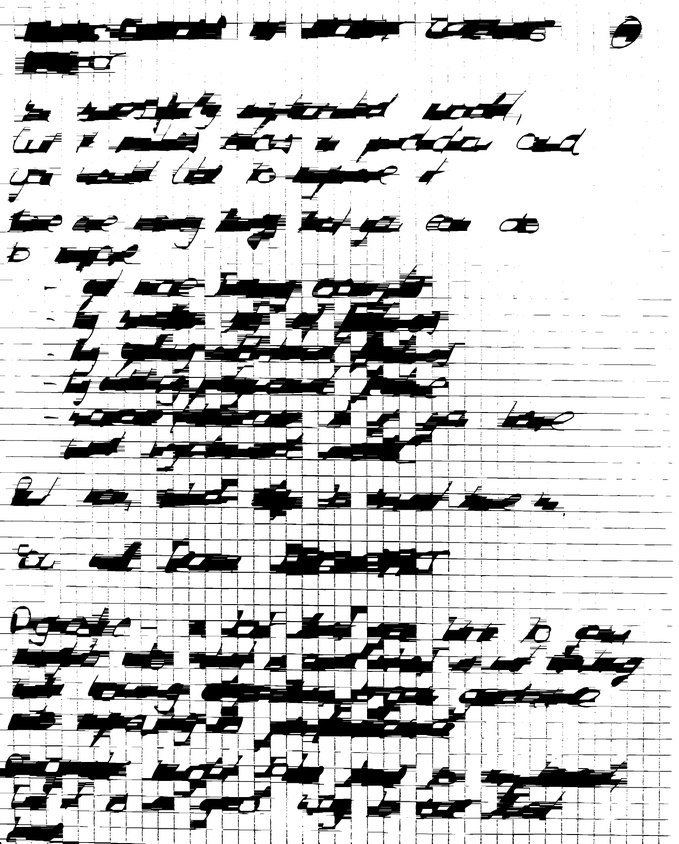
#> input picture horizontal_lines.jpg, 679 x 844 px, shrunk from 2860 x 3559 before the run, given in place of text_clear.jpg, which was not available
$ jupyter execute --allow-errors letter_recognition.ipynb   (older library calls are emulated)
#> lines starting #> are read from the running program, lines starting #| are printed output that depends on the picture; after the words box and inside, x2 and y2 are one past the last pixel; in counts of white or black regions, pixels touching at a corner belong together; pictures that were not available may be replaced by others from this repository, and a replacement may not be noted
[cell 1]
import cv2
import numpy as np
from scipy.ndimage import interpolation as inter

[cell 2]
# Load the image
image_path = 'C:/Users/Radek/Desktop/Python Projects/Multiple Linear Regression/text_clear.jpg'
image = cv2.imread(image_path)
#> image is the input picture: shape (844, 679, 3); min 0, max 255, mean 199

[cell 3]
# add the code to first delete the image if it already exists
# if it doesn't exist, then the code will create the image
# if it does exist, the code will overwrite the image
# this is to prevent the image from being saved multiple times
# and taking up unnecessary space
import os
if os.path.exists('C:/Users/Radek/Desktop/Python Projects/Multiple Linear Regression/preprocessed_image.jpg'):
    os.remove('C:/Users/Radek/Desktop/Python Projects/Multiple Linear Regression/preprocessed_image.jpg')

#image = cv2.resize(image, (1024, 1024))
# Convert to grayscale
#gray = cv2.cvtColor(image, cv2.COLOR_BGR2GRAY)
gray = cv2.imread(image_path,0)


# IMPROVING THE CONTRAST OF THE IMAGE

# Method 1: Histogram Equalization
#gray = cv2.equalizeHist(gray)

# Method 2: CLAHE (Contrast Limited Adaptive Histogram Equalization)
#clahe = cv2.createCLAHE(clipLimit=2.0, tileGridSize=(8, 8))
#clahe_img = clahe.apply(gray)

def adjust_contrast(image, alpha, beta):
    # alpha: contrast control (1.0-3.0)
    # beta: brightness control (0-100)
#> called with alpha = 1, beta = 10
    adjusted = cv2.convertScaleAbs(image, alpha=alpha, beta=beta)
    return adjusted

gray = adjust_contrast(gray, alpha=1.0, beta=10)

#(thresh, img_bin) = cv2.threshold(gray, 128, 255,cv2.THRESH_BINARY|     cv2.THRESH_OTSU)
#gray = 255-img_bin

#gray = cv2.adaptiveThreshold(gray,255,cv2.ADAPTIVE_THRESH_GAUSSIAN_C,\
#            cv2.THRESH_BINARY,11,2)

# Method 1: Sharpening using the Laplacian filter
# [9 lines left out: functions sharpen_laplacian, sharpen_unsharp_mask, not called in this run]

#gray = sharpen_unsharp_mask(gray)
#gray = sharpen_laplacian(gray)
#ret, thresh2 = cv2.threshold(gray, 127, 255, cv2.THRESH_BINARY_INV)
#opening = cv2.morphologyEx(thresh2, cv2.MORPH_OPEN, cv2.getStructuringElement(cv2.MORPH_RECT, (5, 5)))
# Sharpening using the Laplacian filter
#laplacian = cv2.Laplacian(gray, cv2.CV_64F)
#sharpened = cv2.convertScaleAbs(gray)
#equalized = cv2.equalizeHist(gray)

# I would now like to remove grid lines from the image
# I will use the method described in the following link:
# https://stackoverflow.com/questions/46520123/remove-table-lines-from-an-image
# I will use the method described in the following link:
# https://stackoverflow.com/questions/46520123/remove-table-lines-from-an-image

# Save the preprocessed image
preprocessed_image_path = 'C:/Users/Radek/Desktop/Python Projects/Multiple Linear Regression/preprocessed_image.jpg'
cv2.imwrite(preprocessed_image_path, gray)

#plot the image
import matplotlib.pyplot as plt
plt.imshow(gray, cmap='gray')

[cell 4]
### THRESHOLDING (PROGOWANIE) - the process of setting a threshold to separate different regions, such as text and background, in image processing.
### n optical character recognition (OCR) image processing, the operation used to make the written text darker and the background lighter
### is called binarization. Specifically, the process is often done using a method called thresholding.

### Here’s how it works:
###     Thresholding converts a grayscale image (where pixels have varying intensities) into a binary image (black and white).
###     By choosing a threshold value, any pixel with an intensity above the threshold is set to white
###       (representing the background), and any pixel below the threshold is set to black (representing the text).

# [17 lines of commented-out code are left out]

[cell 5]
import os
if os.path.exists('C:/Users/Radek/Desktop/Python Projects/Multiple Linear Regression/preprocessed_image.jpg'):
    os.remove('C:/Users/Radek/Desktop/Python Projects/Multiple Linear Regression/preprocessed_image.jpg')

gray = cv2.imread(image_path, cv2.IMREAD_GRAYSCALE)

# Method 1: Global Thresholding
_, gray = cv2.threshold(gray, 253, 255, cv2.THRESH_BINARY_INV)
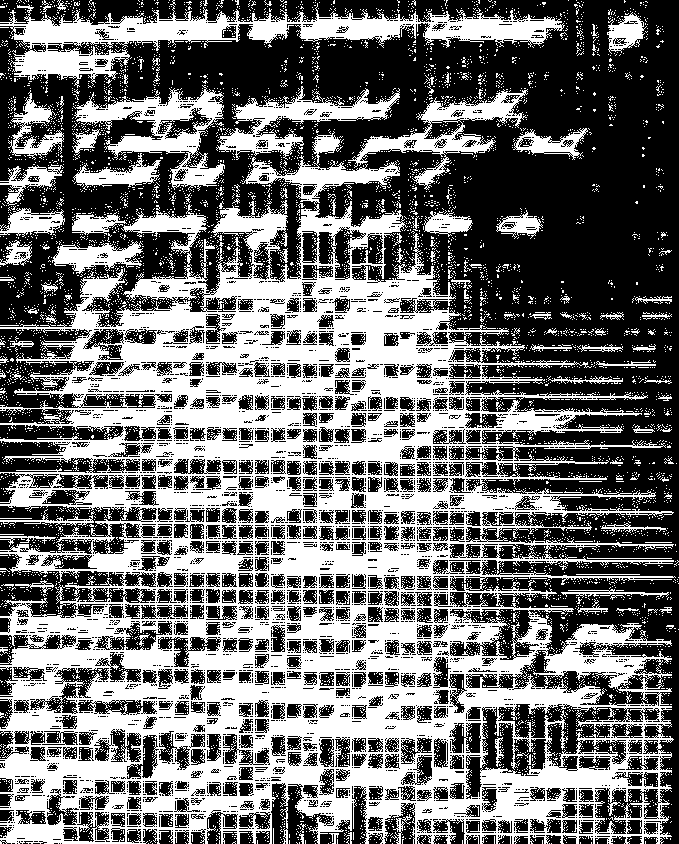
#> gray: shape (844, 679); 43.2% white; 7905 white regions (7788 under 20 px), largest, box (x1, y1, x2, y2) and area: (0, 200, 676, 844) 186235, (0, 0, 565, 88) 13386, (73, 85, 225, 191) 5364


preprocessed_image_path = 'C:/Users/Radek/Desktop/Python Projects/Multiple Linear Regression/preprocessed_image.jpg'
cv2.imwrite(preprocessed_image_path, gray)
import matplotlib.pyplot as plt
plt.imshow(gray, cmap='gray')

[cell 6]
import os
if os.path.exists('C:/Users/Radek/Desktop/Python Projects/Multiple Linear Regression/preprocessed_image.jpg'):
    os.remove('C:/Users/Radek/Desktop/Python Projects/Multiple Linear Regression/preprocessed_image.jpg')

gray = cv2.imread(image_path, cv2.IMREAD_GRAYSCALE)

# Method 1: Global Thresholding
_, gray = cv2.threshold(gray, 253, 255, cv2.THRESH_BINARY_INV + cv2.THRESH_OTSU)
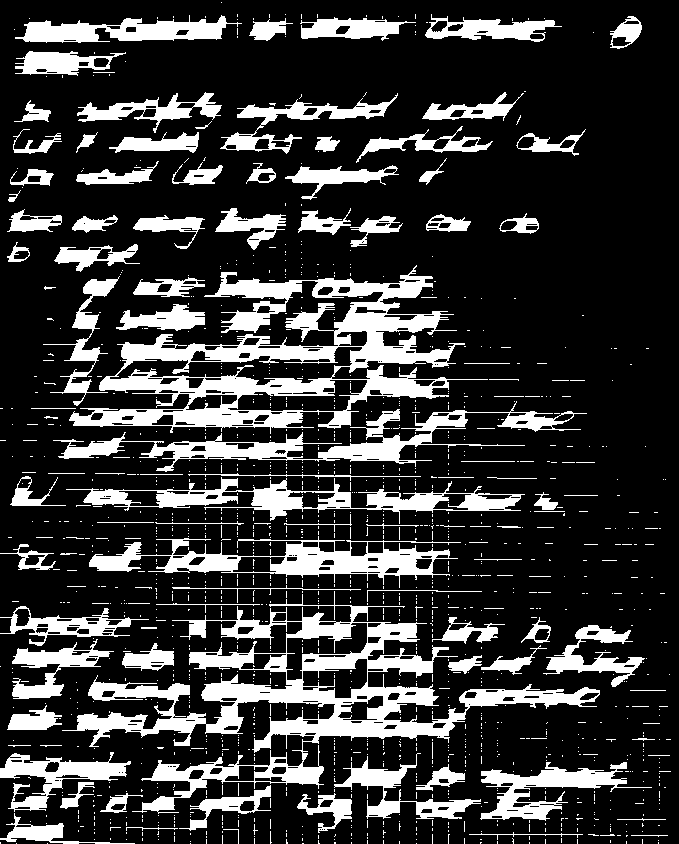
#> gray: shape (844, 679); 21.6% white; 1340 white regions (1235 under 20 px), largest, box (x1, y1, x2, y2) and area: (62, 591, 600, 814) 22852, (69, 265, 488, 434) 21421, (53, 401, 587, 472) 6823


preprocessed_image_path = 'C:/Users/Radek/Desktop/Python Projects/Multiple Linear Regression/preprocessed_image1.jpg'
cv2.imwrite(preprocessed_image_path, gray)
import matplotlib.pyplot as plt
plt.imshow(gray, cmap='gray')

[cell 7]
import os
if os.path.exists('C:/Users/Radek/Desktop/Python Projects/Multiple Linear Regression/preprocessed_image1.jpg'):
    os.remove('C:/Users/Radek/Desktop/Python Projects/Multiple Linear Regression/preprocessed_image1.jpg')

gray = cv2.imread(image_path, cv2.IMREAD_COLOR)


preprocessed_image_path = 'C:/Users/Radek/Desktop/Python Projects/Multiple Linear Regression/preprocessed_image1.jpg'
cv2.imwrite(preprocessed_image_path, gray)
import matplotlib.pyplot as plt
plt.imshow(gray, cmap='gray')

[cell 8]
def adjust_contrast_brightness(image, alpha, beta):
    # alpha: contrast control (1.0-3.0)
    # beta: brightness control (0-100)
#> called with alpha = 0.5, beta = 10
    adjusted = cv2.convertScaleAbs(image, alpha=alpha, beta=beta)
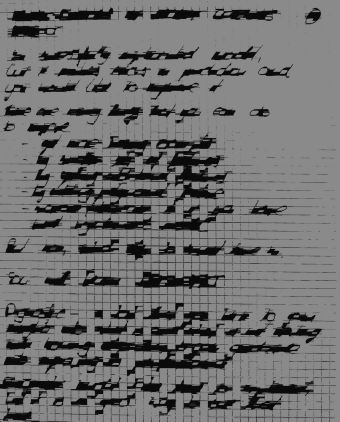
#> adjusted: shape (844, 679, 3) (shown at 1/2 size); min 10, max 138, mean 109.7
    return adjusted

[cell 9]
import os
if os.path.exists('C:/Users/Radek/Desktop/Python Projects/Multiple Linear Regression/preprocessed_image.jpg'):
    os.remove('C:/Users/Radek/Desktop/Python Projects/Multiple Linear Regression/preprocessed_image.jpg')

gray = cv2.imread(image_path, cv2.IMREAD_COLOR)

# Adjust contrast and brightness
alpha = 0.5  # Contrast control (1.0-3.0)
beta = 10   # Brightness control (0-100)
gray = adjust_contrast_brightness(gray, alpha, beta)

preprocessed_image_path = 'C:/Users/Radek/Desktop/Python Projects/Multiple Linear Regression/preprocessed_image1.jpg'
cv2.imwrite(preprocessed_image_path, gray)
import matplotlib.pyplot as plt
plt.imshow(gray, cmap='gray')

[cell 10]
# Defining a kernel length
gray_bin = 255-gray
kernel_length = np.array(gray).shape[1]//200

# A verticle kernel of (1 X kernel_length), which will detect all the verticle lines from the image.
verticle_kernel = cv2.getStructuringElement(cv2.MORPH_RECT, (1, kernel_length))# A horizontal kernel of (kernel_length X 1), which will help to detect all the horizontal line from the image.
hori_kernel = cv2.getStructuringElement(cv2.MORPH_RECT, (kernel_length, 1))# A kernel of (3 X 3) ones.
kernel = cv2.getStructuringElement(cv2.MORPH_RECT, (3, 3))

# Morphological operation to detect vertical lines from an image
img_temp1 = cv2.erode(gray_bin, verticle_kernel, iterations=3)
verticle_lines_img = cv2.dilate(img_temp1, verticle_kernel, iterations=3)
cv2.imwrite("verticle_lines.jpg",verticle_lines_img)# Morphological operation to detect horizontal lines from an image
img_temp2 = cv2.erode(gray_bin, hori_kernel, iterations=3)
horizontal_lines_img = cv2.dilate(img_temp2, hori_kernel, iterations=3)
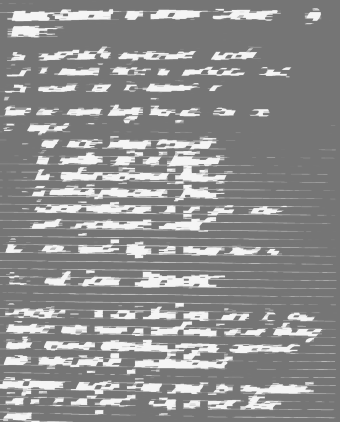
#> horizontal_lines_img: shape (844, 679, 3) (shown at 1/2 size); min 117, max 245, mean 142.4
cv2.imwrite("horizontal_lines.jpg",horizontal_lines_img)
#> Out = True

[cell 11]
import os
if os.path.exists('C:/Users/Radek/Desktop/Python Projects/Multiple Linear Regression/preprocessed_image.jpg'):
    os.remove('C:/Users/Radek/Desktop/Python Projects/Multiple Linear Regression/preprocessed_image.jpg')

gray = cv2.imread(image_path)

# Method 1: Global Thresholding
#> (the rest of this cell did not finish here and is left out)

[cell 12]
img = cv2.imread(image_path)
gray = cv2.cvtColor(img, cv2.COLOR_BGR2GRAY)
plt.imshow(gray, cmap='gray')

[cell 13]
# Remove horizontal lines
horizontal_kernel = cv2.getStructuringElement(cv2.MORPH_RECT, (40, 1))
horizontal_lines = cv2.morphologyEx(gray, cv2.MORPH_OPEN, horizontal_kernel, iterations=2)

# Remove vertical lines
vertical_kernel = cv2.getStructuringElement(cv2.MORPH_RECT, (1, 40))
vertical_lines = cv2.morphologyEx(gray, cv2.MORPH_OPEN, vertical_kernel, iterations=2)
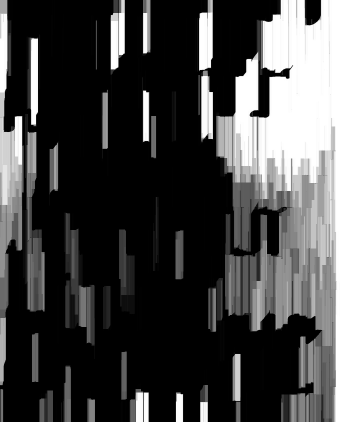
#> vertical_lines: shape (844, 679) (shown at 1/2 size); min 0, max 255, mean 63.8

# Combine the results to remove both horizontal and vertical lines
lines = cv2.add(horizontal_lines, vertical_lines)
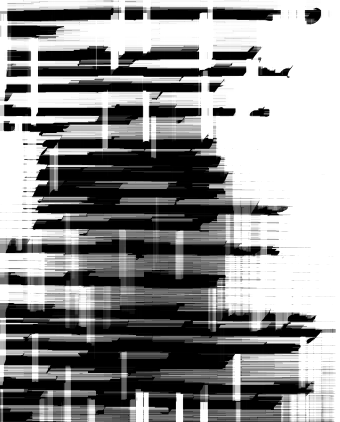
#> lines: shape (844, 679) (shown at 1/2 size); min 0, max 255, mean 141
lines_inv = cv2.bitwise_not(lines)
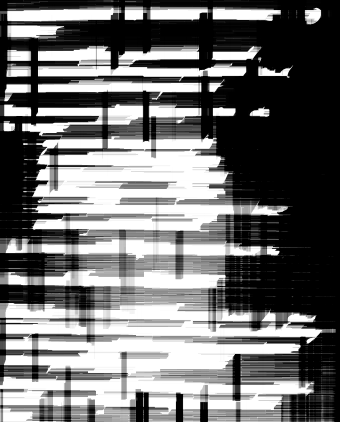
#> lines_inv: shape (844, 679) (shown at 1/2 size); min 0, max 255, mean 114


plt.imshow(gray, cmap='gray')
#inpainted = cv2.inpaint(gray, lines_inv, 3, cv2.INPAINT_TELEA)
#plt.imshow(inpainted, cmap='gray')

[cell 14]
plt.imshow(lines, cmap='gray')

[cell 15]
# Inpainting to remove the lines
gray_test = cv2.inpaint(gray, lines_inv, 11, cv2.INPAINT_NS)
plt.imshow(gray_test, cmap='gray')

[cell 16]
import os
if os.path.exists('C:/Users/Radek/Desktop/Python Projects/Multiple Linear Regression/preprocessed_image.jpg'):
    os.remove('C:/Users/Radek/Desktop/Python Projects/Multiple Linear Regression/preprocessed_image.jpg')

gray = cv2.imread(image_path, cv2.IMREAD_GRAYSCALE)

# Method 2: Adaptive Thresholding
#gray = cv2.adaptiveThreshold(gray, 255, cv2.ADAPTIVE_THRESH_MEAN_C, cv2.THRESH_BINARY, 11, 2)
gray = cv2.adaptiveThreshold(gray, 255, cv2.ADAPTIVE_THRESH_GAUSSIAN_C, cv2.THRESH_BINARY, 11, 2)
#> gray: shape (844, 679); 76.2% white; 3993 black regions (3858 under 20 px), largest, box (x1, y1, x2, y2) and area: (0, 264, 674, 844) 89584, (249, 12, 562, 42) 3275, (0, 12, 251, 44) 2670


preprocessed_image_path = 'C:/Users/Radek/Desktop/Python Projects/Multiple Linear Regression/preprocessed_image.jpg'
cv2.imwrite(preprocessed_image_path, gray)
import matplotlib.pyplot as plt
plt.imshow(gray, cmap='gray')

[cell 17]
import os
if os.path.exists('C:/Users/Radek/Desktop/Python Projects/Multiple Linear Regression/preprocessed_image.jpg'):
    os.remove('C:/Users/Radek/Desktop/Python Projects/Multiple Linear Regression/preprocessed_image.jpg')

gray = cv2.imread(image_path, cv2.IMREAD_GRAYSCALE)

# Method 3: Otsu's Thresholding
_, gray = cv2.threshold(gray, 200, 255, cv2.THRESH_BINARY + cv2.THRESH_OTSU)


preprocessed_image_path = 'C:/Users/Radek/Desktop/Python Projects/Multiple Linear Regression/preprocessed_image.jpg'
cv2.imwrite(preprocessed_image_path, gray)
import matplotlib.pyplot as plt
plt.imshow(gray, cmap='gray')

[cell 18]
### DENOISING

import os
if os.path.exists('C:/Users/Radek/Desktop/Python Projects/Multiple Linear Regression/preprocessed_image.jpg'):
    os.remove('C:/Users/Radek/Desktop/Python Projects/Multiple Linear Regression/preprocessed_image.jpg')

gray = cv2.imread(image_path, cv2.IMREAD_GRAYSCALE)

gray = cv2.fastNlMeansDenoising(gray, None, h=50, templateWindowSize=11, searchWindowSize=21)
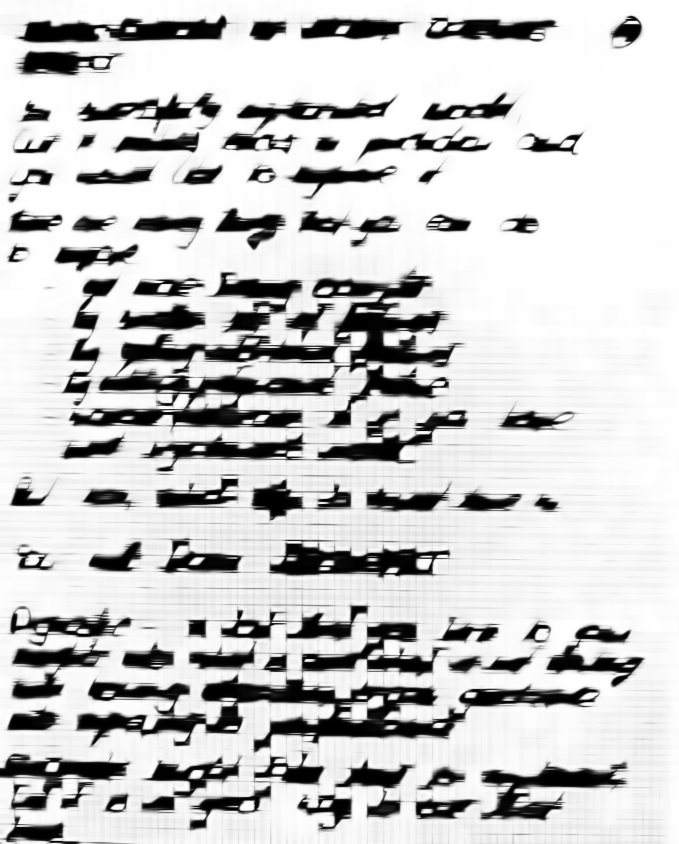
#> gray: shape (844, 679); min 0, max 255, mean 200.7

preprocessed_image_path = 'C:/Users/Radek/Desktop/Python Projects/Multiple Linear Regression/preprocessed_image.jpg'
cv2.imwrite(preprocessed_image_path, gray)
import matplotlib.pyplot as plt
plt.imshow(gray, cmap='gray')

$ run again, on notes.jpg
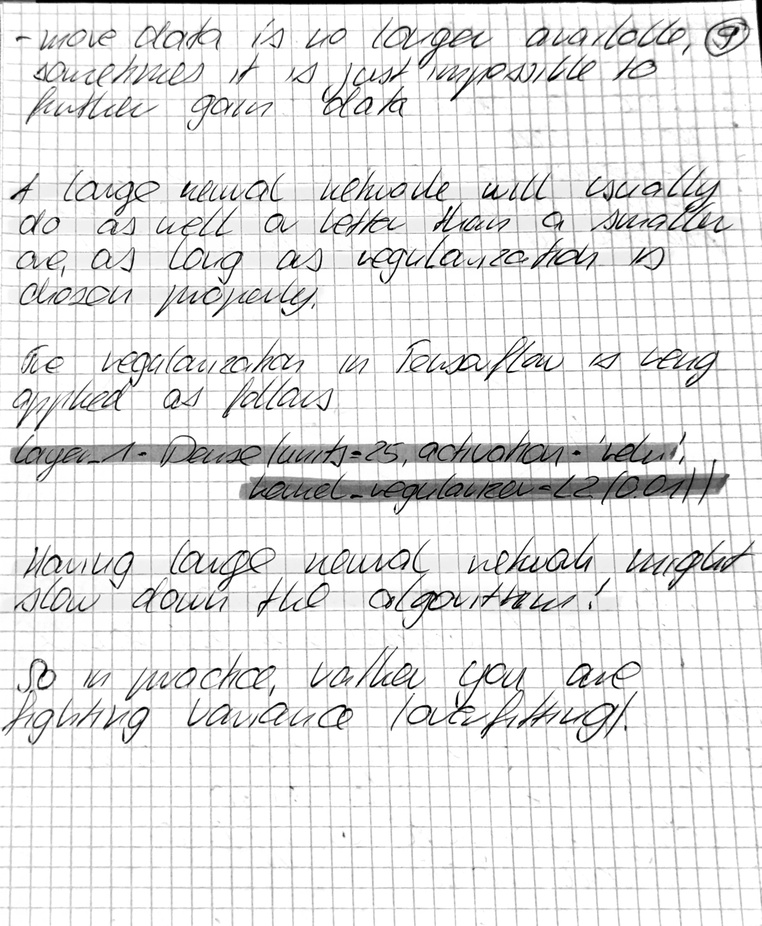
#> input picture notes.jpg, 762 x 926 px, shrunk from 3053 x 3708 before the run, given in place of text_clear.jpg, which was not available
#> image is the input picture: shape (926, 762, 3); min 0, max 255, mean 229.4
#> `horizontal_lines_img = cv2.dilate(img_temp2, hori_kernel, iterations=3)`:
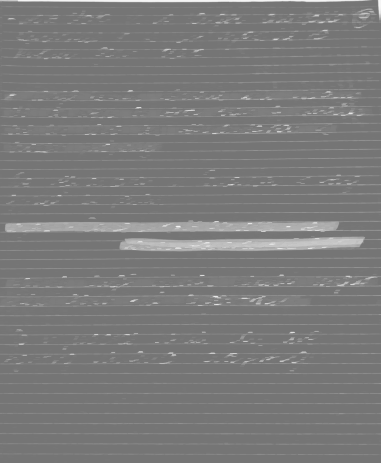
#> horizontal_lines_img: shape (926, 762, 3) (shown at 1/2 size); min 117, max 245, mean 123
#> Out = True
#> `gray = cv2.fastNlMeansDenoising(gray, None, h=50, templateWindowSize=1..`:
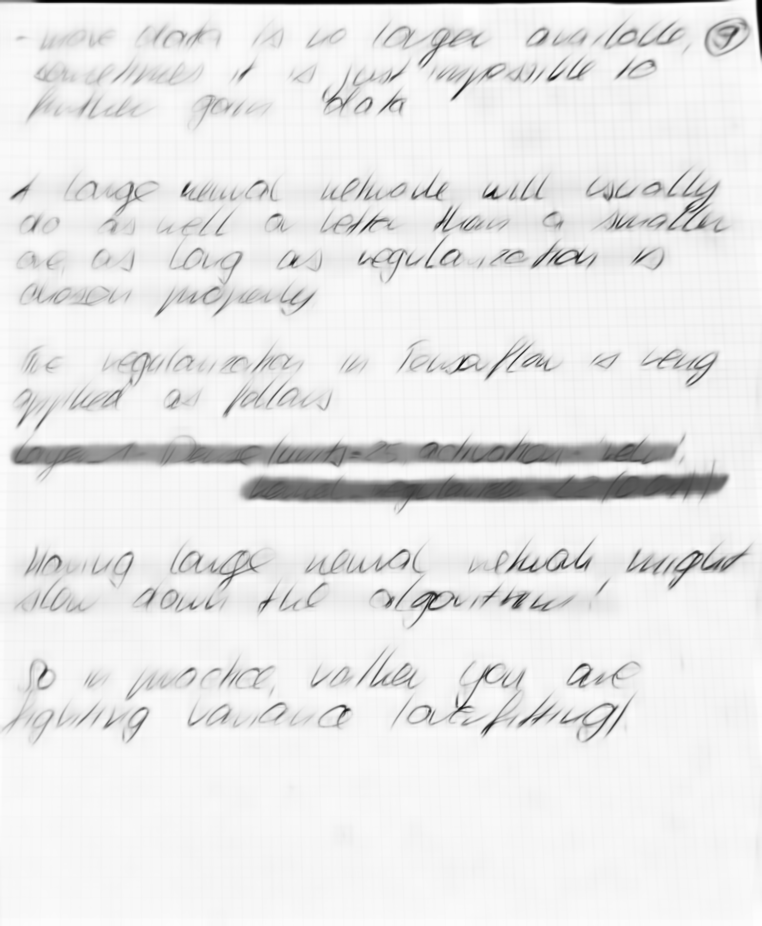
#> gray: shape (926, 762); min 0, max 254, mean 232.6
